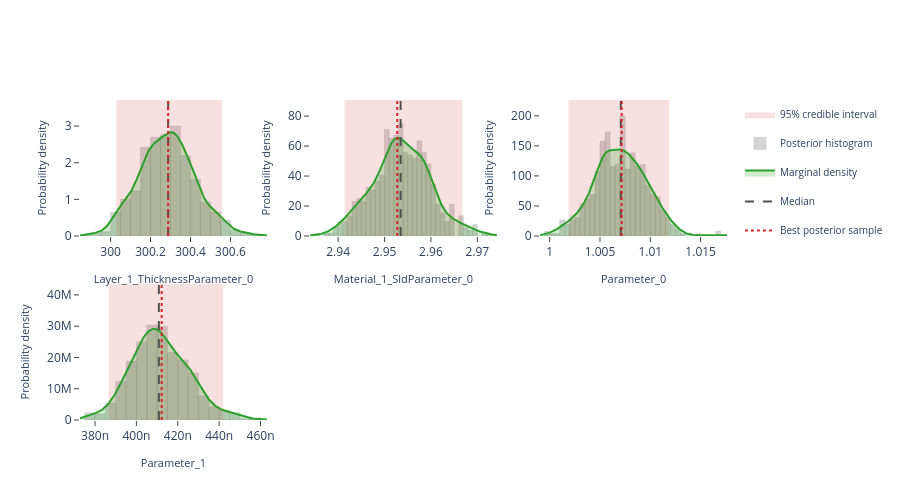

The notebook cell saved with this chart:
### Markdown cell above
## Interactive posterior plots

The next three cells render the same Plotly figures that are shown on the
Bayesian Posterior tab of the EasyReflectometryApp:

* **Marginals** — per-parameter distribution: histogram + smooth KDE marginal,
  shaded 95% credible interval, and median / best-sample lines
  (`plot_distribution` or `posterior.distribution()`)
* **Corner plot** — pairwise marginals + 2-D contours + scatter (`plot_corner`)
* **Traces** — per-chain trace + marginal histogram (`plot_trace`)

The standalone helpers are called with ``return_figure=True`` so they return a
Plotly ``Figure`` that we render in the notebook with ``fig.show()``; the
``PosteriorResults`` methods return the figure directly.

### Code cell
# ---- Marginal posterior distributions ---------------------------------------
# One panel per free parameter, each overlaying the posterior histogram, a
# smooth Gaussian-KDE marginal, the shaded 95% credible interval, and the
# median / best-sample reference lines.  Mirrors the "Marginals" sub-tab in
# the EasyReflectometryApp.

# The PosteriorResults method passes ``logp`` through automatically so the
# best posterior sample (MAP) line is drawn:
fig = posterior.distribution()
fig.show()

# Standalone equivalent (pass ``logp`` to get the best-sample line):
# fig = plot_distribution(
#     posterior.draws,
#     posterior.param_names,
#     logp=posterior.logp,
#     return_figure=True,
# )
# fig.show()

### Figure 1 — Plotly figure (JSON) as saved in the notebook; plotly's stock layout.template omitted (floating-point values rounded to 4 significant figures; data arrays with more than 128 entries replaced by an {"elided": "..."} marker saying what was removed)
{"data": [{"fill": "toself", "fillcolor": "rgba(214, 39, 40, 0.14)", "hoverinfo": "skip", "legendgroup": "95% credible interval", "line": {"color": "rgba(214, 39, 40, 0.14)", "width": 0}, "mode": "lines", "name": "95% credible interval", "showlegend": true, "type": "scatter", "x": [300.0, 300.6, 300.6, 300.0, 300.0], "xaxis": "x", "y": [0.0, 0.0, 3.711, 3.711, 0.0], "yaxis": "y"}, {"histnorm": "probability density", "hovertemplate": "sample=%{x:.4f}<br>density: %{y:.2f}<extra></extra>", "legendgroup": "histogram", "marker": {"color": "rgba(120, 120, 120, 0.38)", "line": {"color": "rgba(120, 120, 120, 0.24)", "width": 1}}, "name": "Posterior histogram", "nbinsx": 40, "opacity": 0.82, "showlegend": true, "type": "histogram", "x": {"elided": "520 float values"}, "xaxis": "x", "yaxis": "y"}, {"fill": "tozeroy", "fillcolor": "rgba(44, 160, 44, 0.22)", "hovertemplate": "Layer_1_ThicknessParameter_0: %{x:.4f}<br>density: %{y:.4f}<extra></extra>", "legendgroup": "marginal", "line": {"color": "rgb(44, 160, 44)", "width": 2}, "mode": "lines", "name": "Marginal density", "showlegend": true, "type": "scatter", "x": {"elided": "256 float values"}, "xaxis": "x", "y": {"elided": "256 float values"}, "yaxis": "y"}, {"hovertemplate": "Median: %{x:.4f}<extra></extra>", "legendgroup": "Median", "line": {"color": "rgb(80, 80, 80)", "dash": "dash", "width": 2}, "mode": "lines", "name": "Median", "showlegend": true, "type": "scatter", "x": [300.3, 300.3], "xaxis": "x", "y": [0.0, 3.711], "yaxis": "y"}, {"hovertemplate": "Best posterior sample: %{x:.4f}<extra></extra>", "legendgroup": "Best posterior sample", "line": {"color": "rgb(214, 39, 40)", "dash": "dot", "width": 2}, "mode": "lines", "name": "Best posterior sample", "showlegend": true, "type": "scatter", "x": [300.3, 300.3], "xaxis": "x", "y": [0.0, 3.711], "yaxis": "y"}, {"fill": "toself", "fillcolor": "rgba(214, 39, 40, 0.14)", "hoverinfo": "skip", "legendgroup": "95% credible interval", "line": {"color": "rgba(214, 39, 40, 0.14)", "width": 0}, "mode": "lines", "name": "95% credible interval", "showlegend": false, "type": "scatter", "x": [2.941, 2.967, 2.967, 2.941, 2.941], "xaxis": "x2", "y": [0.0, 0.0, 90.74, 90.74, 0.0], "yaxis": "y2"}, {"histnorm": "probability density", "hovertemplate": "sample=%{x:.4f}<br>density: %{y:.2f}<extra></extra>", "legendgroup": "histogram", "marker": {"color": "rgba(120, 120, 120, 0.38)", "line": {"color": "rgba(120, 120, 120, 0.24)", "width": 1}}, "name": "Posterior histogram", "nbinsx": 40, "opacity": 0.82, "showlegend": false, "type": "histogram", "x": {"elided": "520 float values"}, "xaxis": "x2", "yaxis": "y2"}, {"fill": "tozeroy", "fillcolor": "rgba(44, 160, 44, 0.22)", "hovertemplate": "Material_1_SldParameter_0: %{x:.4f}<br>density: %{y:.4f}<extra></extra>", "legendgroup": "marginal", "line": {"color": "rgb(44, 160, 44)", "width": 2}, "mode": "lines", "name": "Marginal density", "showlegend": false, "type": "scatter", "x": {"elided": "256 float values"}, "xaxis": "x2", "y": {"elided": "256 float values"}, "yaxis": "y2"}, {"hovertemplate": "Median: %{x:.4f}<extra></extra>", "legendgroup": "Median", "line": {"color": "rgb(80, 80, 80)", "dash": "dash", "width": 2}, "mode": "lines", "name": "Median", "showlegend": false, "type": "scatter", "x": [2.953, 2.953], "xaxis": "x2", "y": [0.0, 90.74], "yaxis": "y2"}, {"hovertemplate": "Best posterior sample: %{x:.4f}<extra></extra>", "legendgroup": "Best posterior sample", "line": {"color": "rgb(214, 39, 40)", "dash": "dot", "width": 2}, "mode": "lines", "name": "Best posterior sample", "showlegend": false, "type": "scatter", "x": [2.953, 2.953], "xaxis": "x2", "y": [0.0, 90.74], "yaxis": "y2"}, {"fill": "toself", "fillcolor": "rgba(214, 39, 40, 0.14)", "hoverinfo": "skip", "legendgroup": "95% credible interval", "line": {"color": "rgba(214, 39, 40, 0.14)", "width": 0}, "mode": "lines", "name": "95% credible interval", "showlegend": false, "type": "scatter", "x": [1.002, 1.012, 1.012, 1.002, 1.002], "xaxis": "x3", "y": [0.0, 0.0, 226.4, 226.4, 0.0], "yaxis": "y3"}, {"histnorm": "probability density", "hovertemplate": "sample=%{x:.4f}<br>density: %{y:.2f}<extra></extra>", "legendgroup": "histogram", "marker": {"color": "rgba(120, 120, 120, 0.38)", "line": {"color": "rgba(120, 120, 120, 0.24)", "width": 1}}, "name": "Posterior histogram", "nbinsx": 40, "opacity": 0.82, "showlegend": false, "type": "histogram", "x": {"elided": "520 float values"}, "xaxis": "x3", "yaxis": "y3"}, {"fill": "tozeroy", "fillcolor": "rgba(44, 160, 44, 0.22)", "hovertemplate": "Parameter_0: %{x:.4f}<br>density: %{y:.4f}<extra></extra>", "legendgroup": "marginal", "line": {"color": "rgb(44, 160, 44)", "width": 2}, "mode": "lines", "name": "Marginal density", "showlegend": false, "type": "scatter", "x": {"elided": "256 float values"}, "xaxis": "x3", "y": {"elided": "256 float values"}, "yaxis": "y3"}, {"hovertemplate": "Median: %{x:.4f}<extra></extra>", "legendgroup": "Median", "line": {"color": "rgb(80, 80, 80)", "dash": "dash", "width": 2}, "mode": "lines", "name": "Median", "showlegend": false, "type": "scatter", "x": [1.007, 1.007], "xaxis": "x3", "y": [0.0, 226.4], "yaxis": "y3"}, {"hovertemplate": "Best posterior sample: %{x:.4f}<extra></extra>", "legendgroup": "Best posterior sample", "line": {"color": "rgb(214, 39, 40)", "dash": "dot", "width": 2}, "mode": "lines", "name": "Best posterior sample", "showlegend": false, "type": "scatter", "x": [1.007, 1.007], "xaxis": "x3", "y": [0.0, 226.4], "yaxis": "y3"}, {"fill": "toself", "fillcolor": "rgba(214, 39, 40, 0.14)", "hoverinfo": "skip", "legendgroup": "95% credible interval", "line": {"color": "rgba(214, 39, 40, 0.14)", "width": 0}, "mode": "lines", "name": "95% credible interval", "showlegend": false, "type": "scatter", "x": [3.866e-07, 4.42e-07, 4.42e-07, 3.866e-07, 3.866e-07], "xaxis": "x4", "y": [0.0, 0.0, 43490000.0, 43490000.0, 0.0], "yaxis": "y4"}, {"histnorm": "probability density", "hovertemplate": "sample=%{x:.4f}<br>density: %{y:.2f}<extra></extra>", "legendgroup": "histogram", "marker": {"color": "rgba(120, 120, 120, 0.38)", "line": {"color": "rgba(120, 120, 120, 0.24)", "width": 1}}, "name": "Posterior histogram", "nbinsx": 40, "opacity": 0.82, "showlegend": false, "type": "histogram", "x": {"elided": "520 float values"}, "xaxis": "x4", "yaxis": "y4"}, {"fill": "tozeroy", "fillcolor": "rgba(44, 160, 44, 0.22)", "hovertemplate": "Parameter_1: %{x:.4f}<br>density: %{y:.4f}<extra></extra>", "legendgroup": "marginal", "line": {"color": "rgb(44, 160, 44)", "width": 2}, "mode": "lines", "name": "Marginal density", "showlegend": false, "type": "scatter", "x": {"elided": "256 float values"}, "xaxis": "x4", "y": {"elided": "256 float values"}, "yaxis": "y4"}, {"hovertemplate": "Median: %{x:.4f}<extra></extra>", "legendgroup": "Median", "line": {"color": "rgb(80, 80, 80)", "dash": "dash", "width": 2}, "mode": "lines", "name": "Median", "showlegend": false, "type": "scatter", "x": [4.109e-07, 4.109e-07], "xaxis": "x4", "y": [0.0, 43490000.0], "yaxis": "y4"}, {"hovertemplate": "Best posterior sample: %{x:.4f}<extra></extra>", "legendgroup": "Best posterior sample", "line": {"color": "rgb(214, 39, 40)", "dash": "dot", "width": 2}, "mode": "lines", "name": "Best posterior sample", "showlegend": false, "type": "scatter", "x": [4.122e-07, 4.122e-07], "xaxis": "x4", "y": [0.0, 43490000.0], "yaxis": "y4"}], "layout": {"barmode": "overlay", "height": 500, "legend": {"font": {"size": 10}}, "plot_bgcolor": "white", "showlegend": true, "xaxis": {"anchor": "y", "domain": [0.0, 0.2889], "range": [299.8, 300.8], "showgrid": false, "ticks": "outside", "title": {"font": {"size": 11}, "text": "Layer_1_ThicknessParameter_0"}, "zeroline": false}, "xaxis2": {"anchor": "y2", "domain": [0.3556, 0.6444], "range": [2.934, 2.974], "showgrid": false, "ticks": "outside", "title": {"font": {"size": 11}, "text": "Material_1_SldParameter_0"}, "zeroline": false}, "xaxis3": {"anchor": "y3", "domain": [0.7111, 1.0], "range": [0.999, 1.018], "showgrid": false, "ticks": "outside", "title": {"font": {"size": 11}, "text": "Parameter_0"}, "zeroline": false}, "xaxis4": {"anchor": "y4", "domain": [0.0, 0.2889], "range": [3.727e-07, 4.631e-07], "showgrid": false, "ticks": "outside", "title": {"font": {"size": 11}, "text": "Parameter_1"}, "zeroline": false}, "xaxis5": {"anchor": "y5", "domain": [0.3556, 0.6444], "showgrid": false, "ticks": "outside", "zeroline": false}, "xaxis6": {"anchor": "y6", "domain": [0.7111, 1.0], "showgrid": false, "ticks": "outside", "zeroline": false}, "yaxis": {"anchor": "x", "domain": [0.575, 1.0], "range": [0.0, 3.711], "showgrid": false, "ticks": "outside", "title": {"font": {"size": 11}, "text": "Probability density"}, "zeroline": false}, "yaxis2": {"anchor": "x2", "domain": [0.575, 1.0], "range": [0.0, 90.74], "showgrid": false, "ticks": "outside", "title": {"font": {"size": 11}, "text": "Probability density"}, "zeroline": false}, "yaxis3": {"anchor": "x3", "domain": [0.575, 1.0], "range": [0.0, 226.4], "showgrid": false, "ticks": "outside", "title": {"font": {"size": 11}, "text": "Probability density"}, "zeroline": false}, "yaxis4": {"anchor": "x4", "domain": [0.0, 0.425], "range": [0.0, 43490000.0], "showgrid": false, "ticks": "outside", "title": {"font": {"size": 11}, "text": "Probability density"}, "zeroline": false}, "yaxis5": {"anchor": "x5", "domain": [0.0, 0.425], "showgrid": false, "ticks": "outside", "zeroline": false}, "yaxis6": {"anchor": "x6", "domain": [0.0, 0.425], "showgrid": false, "ticks": "outside", "zeroline": false}}}
